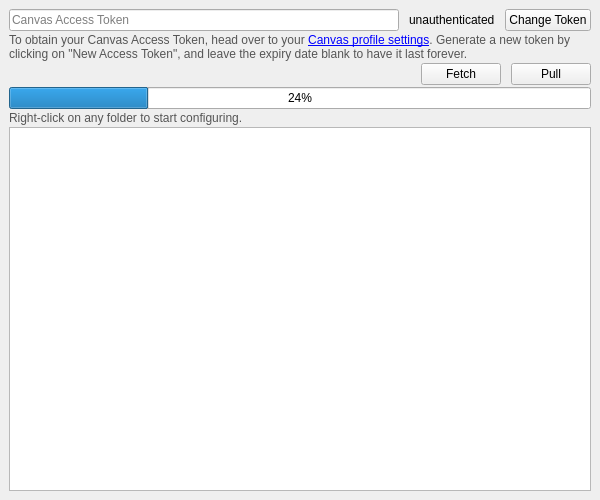
<?xml version="1.0" encoding="UTF-8"?>
<ui version="4.0">
 <class>MainWindow</class>
 <widget class="QMainWindow" name="MainWindow">
  <property name="geometry">
   <rect>
    <x>0</x>
    <y>0</y>
    <width>600</width>
    <height>500</height>
   </rect>
  </property>
  <property name="windowTitle">
   <string>Canvas Sync</string>
  </property>
  <widget class="QWidget" name="centralwidget">
   <property name="sizePolicy">
    <sizepolicy hsizetype="Preferred" vsizetype="Preferred">
     <horstretch>0</horstretch>
     <verstretch>0</verstretch>
    </sizepolicy>
   </property>
   <layout class="QVBoxLayout" name="verticalLayout">
    <property name="spacing">
     <number>2</number>
    </property>
    <item>
     <layout class="QHBoxLayout" name="horizontalLayout_accessToken">
      <property name="spacing">
       <number>10</number>
      </property>
      <property name="topMargin">
       <number>0</number>
      </property>
      <item>
       <widget class="QLineEdit" name="lineEdit_accessToken">
        <property name="echoMode">
         <enum>QLineEdit::Password</enum>
        </property>
        <property name="placeholderText">
         <string>Canvas Access Token</string>
        </property>
       </widget>
      </item>
      <item>
       <widget class="QLabel" name="label_authenticationStatus">
        <property name="text">
         <string>unauthenticated</string>
        </property>
       </widget>
      </item>
      <item>
       <widget class="QPushButton" name="pushButton_changeToken">
        <property name="enabled">
         <bool>true</bool>
        </property>
        <property name="text">
         <string>Change Token</string>
        </property>
       </widget>
      </item>
     </layout>
    </item>
    <item>
     <widget class="QLabel" name="label_accessTokenHelp">
      <property name="text">
       <string>&lt;span style=&quot;color: #555555&quot;
  &gt;To obtain your Canvas Access Token, head over to your
  &lt;a href=&quot;https://canvas.nus.edu.sg/profile/settings&quot;
    &gt;Canvas profile settings&lt;/a
  &gt;. Generate a new token by clicking on &quot;New Access Token&quot;, and leave the
  expiry date blank to have it last forever.&lt;/span
&gt;
</string>
      </property>
      <property name="wordWrap">
       <bool>true</bool>
      </property>
      <property name="openExternalLinks">
       <bool>true</bool>
      </property>
     </widget>
    </item>
    <item>
     <layout class="QHBoxLayout" name="horizontalLayout_actionButtons">
      <property name="spacing">
       <number>10</number>
      </property>
      <property name="topMargin">
       <number>0</number>
      </property>
      <item>
       <spacer name="horizontalSpacer">
        <property name="orientation">
         <enum>Qt::Horizontal</enum>
        </property>
        <property name="sizeType">
         <enum>QSizePolicy::MinimumExpanding</enum>
        </property>
        <property name="sizeHint" stdset="0">
         <size>
          <width>40</width>
          <height>20</height>
         </size>
        </property>
       </spacer>
      </item>
      <item>
       <widget class="QPushButton" name="pushButton_fetch">
        <property name="minimumSize">
         <size>
          <width>80</width>
          <height>0</height>
         </size>
        </property>
        <property name="text">
         <string>Fetch</string>
        </property>
       </widget>
      </item>
      <item>
       <widget class="QPushButton" name="pushButton_pull">
        <property name="sizePolicy">
         <sizepolicy hsizetype="Maximum" vsizetype="Fixed">
          <horstretch>0</horstretch>
          <verstretch>0</verstretch>
         </sizepolicy>
        </property>
        <property name="minimumSize">
         <size>
          <width>80</width>
          <height>0</height>
         </size>
        </property>
        <property name="text">
         <string>Pull</string>
        </property>
       </widget>
      </item>
     </layout>
    </item>
    <item>
     <widget class="QProgressBar" name="progressBar">
      <property name="value">
       <number>24</number>
      </property>
      <property name="invertedAppearance">
       <bool>false</bool>
      </property>
     </widget>
    </item>
    <item>
     <widget class="QLabel" name="guideText">
      <property name="text">
       <string>&lt;html&gt;&lt;head/&gt;&lt;body&gt;&lt;p&gt;&lt;span style=&quot; color:#555555;&quot;&gt;Right-click on any folder to start configuring.&lt;/span&gt;&lt;/p&gt;&lt;/body&gt;&lt;/html&gt;</string>
      </property>
      <property name="wordWrap">
       <bool>true</bool>
      </property>
      <property name="margin">
       <number>0</number>
      </property>
      <property name="indent">
       <number>0</number>
      </property>
     </widget>
    </item>
    <item>
     <widget class="ClickableTreeView" name="treeView">
      <property name="editTriggers">
       <set>QAbstractItemView::NoEditTriggers</set>
      </property>
      <property name="selectionBehavior">
       <enum>QAbstractItemView::SelectItems</enum>
      </property>
      <property name="uniformRowHeights">
       <bool>true</bool>
      </property>
      <property name="animated">
       <bool>false</bool>
      </property>
      <attribute name="headerVisible">
       <bool>true</bool>
      </attribute>
     </widget>
    </item>
   </layout>
  </widget>
  <widget class="QMenuBar" name="menubar">
   <property name="geometry">
    <rect>
     <x>0</x>
     <y>0</y>
     <width>600</width>
     <height>37</height>
    </rect>
   </property>
  </widget>
 </widget>
 <customwidgets>
  <customwidget>
   <class>ClickableTreeView</class>
   <extends>QTreeView</extends>
   <header>clickable_tree_view.h</header>
  </customwidget>
 </customwidgets>
 <resources/>
 <connections/>
</ui>
